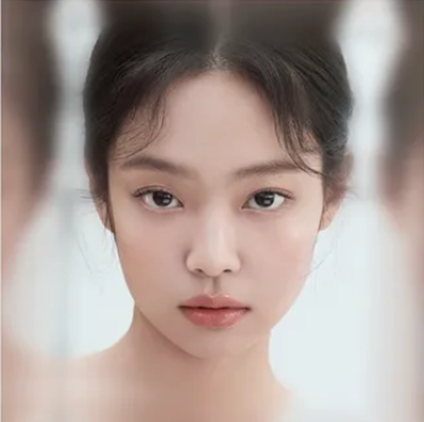
#> input picture image1.png, 424 x 422 px
$ jupyter execute --allow-errors ImageWarping.ipynb
#> lines starting #> are read from the running program, lines starting #| are printed output that depends on the picture
# Coursework: Image Warping
### Visual Computing

This notebook contains exercises related to image warping, image stitching, non-linear distortions, image morphing, and real-time panorama stitching. Bonus questions are included with specific marks indicated.

**Grading Scheme (100 points total)**:

- **Affine Transformations**: 10 points
- **Homographies**: 10 points
- **Projective Transformations**: 10 points
- **Non-linear Distortions and Image Stitching**: 15 points
- **Image Warping and Interpolation**: 25 points
- **Panorama Stitching (Real-Time)**: 15 points
- **Image Morphing (Face morphing, scene transitions, etc.)**: 15 points

### 1. Affine Transformations- Recap (10 points)
Affine transformations map points between two planes while preserving lines and parallelism, but not necessarily angles. In this task, you will explore how affine transformations can be used to transform an image geometrically.
**Task:**
- Implement affine transformations to warp an image using a 2x3 transformation matrix.
- Apply the transformation matrix to change the geometry of the image, such as rotating, scaling, translating, or shearing.
- Visualize the original image and the transformed (warped) image to see how the transformation affects the image.

[cell 1]
# Code for Affine Transformations here
# Implement the affine transformation function and visualization

# Code for Affine Transformations here
import cv2
import numpy as np
import matplotlib.pyplot as plt

image = cv2.imread("image1.png")
#> image is the input picture: shape (422, 424, 3); mean B, G, R 148.4, 154.4, 169.2
image = cv2.cvtColor(image, cv2.COLOR_BGR2RGB)

transformation_matrix = np.float32([
    [2, 0, 50],
    [0, 2, 30]
])

# Implement the affine transformation function and visualization

def apply_affine_transformation(image, transformation_matrix):
    shape = image.shape
#> shape = (422, 424, 3)
    rows = shape[0]
#> rows = 422
    cols = shape[1]
#> cols = 424
    transformed_image = cv2.warpAffine(image, transformation_matrix, (cols, rows))
    return transformed_image

transformed_image = apply_affine_transformation(image, transformation_matrix)

plt.figure(figsize=(10, 5))
plt.subplot(1, 2, 1)
plt.imshow(image)
plt.title("Original Image")

plt.subplot(1, 2, 2)
plt.imshow(transformed_image)
plt.title("Transformed Image")

plt.show()

### 2. Homographies (5 points + 5 Bonus Points)
Homographies describe a more complex transformation that maps one plane to another, allowing for perspective effects and changes in shape that still preserve straight lines.

**Task:**
- Compute the homography matrix between two sets of corresponding points from two images.
- Apply the homography matrix to warp one image into the coordinate space of the other.
- Use feature detection (like ORB or SIFT) to automatically detect keypoints between the images and align them using the homography.

**Bonus Question (5 points):**
- Investigate how the number of corresponding points affects the accuracy of the homography. Explore what happens if fewer or more points are used and report your observations.

[cell 2]
image1 = cv2.imread("image2.png", cv2.IMREAD_GRAYSCALE)
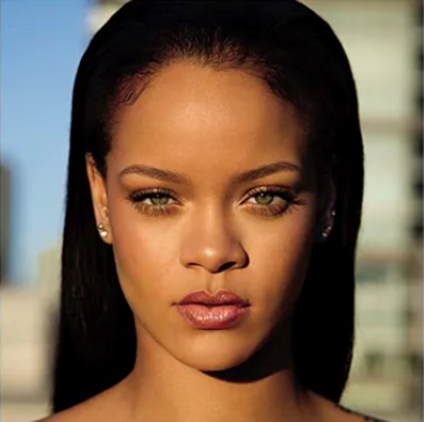
#> input picture image2.png, 424 x 422 px
#> image1: shape (422, 424); min 0, max 252, mean 100.5
image2 = cv2.imread("image3.png", cv2.IMREAD_GRAYSCALE)
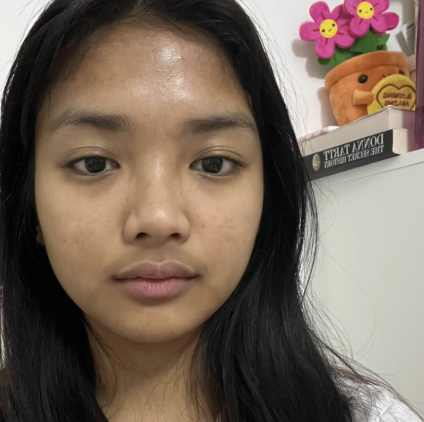
#> input picture image3.png, 424 x 422 px
#> image2: shape (422, 424); min 0, max 253, mean 106.7


orb = cv2.ORB_create()
kp1, des1 = orb.detectAndCompute(image1, None)
#> kp1 = 500 keypoints; strongest (x, y, size): (103, 234, 37.2), (102, 233, 44.6), (148, 200, 37.2), (148, 199, 31)
kp2, des2 = orb.detectAndCompute(image2, None)
#> kp2 = 495 keypoints; strongest (x, y, size): (391, 130, 31), (337, 149, 31), (355, 143, 37.2), (375, 143, 31)
bf = cv2.BFMatcher(cv2.NORM_HAMMING, crossCheck=True)
matches = sorted(bf.match(des1, des2), key=lambda x: x.distance)
#> matches = 110 matches

src_pts = np.float32([kp1[m.queryIdx].pt for m in matches])
#> src_pts = 110 pairs, first value 87.09 to 328.8, second value 154.1 to 318
dst_pts = np.float32([kp2[m.trainIdx].pt for m in matches])
#> dst_pts = 110 pairs, first value 77.76 to 391, second value 37.2 to 384

# Investigate varying numbers of points
point_counts = [10, 20, 30, 40, 50, len(src_pts)]
#> point_counts = [10, 20, 30, 40, 50, 110]
warped_images = []

for points in point_counts:
    indices = np.random.choice(len(src_pts), points, replace=False)
    sampled_src_pts = src_pts[indices]
    sampled_dst_pts = dst_pts[indices]
    H, _ = cv2.findHomography(sampled_src_pts, sampled_dst_pts, cv2.RANSAC)
    shape = image2.shape
    rows, cols = shape[0], shape[1]
    warped_img = cv2.warpPerspective(image1, H, (cols, rows))
    warped_images.append((points, warped_img))
#> this loop made 6 passes
#> points on passes 2 to 6: 20, 30, 40, 50, 110
#> (points, indices) on pass 1: (10, [85, 10, 75, 2, 24, 101, 109, 7, 16, 91])
#> pass 1, `warped_img = cv2.warpPerspective(image1, H, (cols, rows))`:
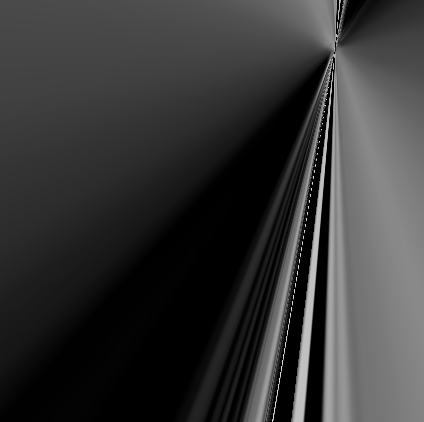
#> warped_img: shape (422, 424); min 0, max 218, mean 54.6
#> after the loop, warped_images = 6 items

plt.figure(figsize=(15, 10))
plt.subplot(3, 3, 1)
plt.title("Original Image 1")
plt.imshow(image1, cmap='gray')
plt.subplot(3, 3, 2)
plt.title("Original Image 2")
plt.imshow(image2, cmap='gray')

for i, (count, warped_img) in enumerate(warped_images, start=3):
    plt.subplot(3, 3, i)
    plt.title(f"Warped Image with {count} Points")
    plt.imshow(warped_img, cmap='gray')
#> this loop made 6 passes

plt.tight_layout()
plt.show()

### 3. Projective Transformations (5 points + 5 Bonus Points)
Projective transformations allow us to map points from one plane to another, but with perspective distortion. This is commonly used in applications like perspective correction and image warping.

**Task:**
- Implement a projective transformation matrix and apply it to warp an image.
- Use this transformation to warp an image as if it is viewed from a different perspective.
- Experiment with multiple projective transformations to create different perspectives and analyze how the image is affected.

**Bonus Question (5 points):**
- Handle cases where the backward mapping (from the target image back to the source) falls outside the image bounds. Implement strategies like padding, extrapolation, or ignoring out-of-bounds pixels.

[cell 3]
# Code for Projective Transformations here
# Implement projective transformation and handle backward mapping

image1 = cv2.imread("364547.png")
image1 = cv2.cvtColor(image, cv2.COLOR_BGR2RGB)

shape = image.shape
#> shape = (422, 424, 3)
rows = shape[0]
cols = shape[1]

transformation_matrix = np.float32([
    [0.5, 0.1, cols // 4],
    [0.1, 0.5, rows // 4],
    [0.001, 0.001, 1]
])

transformation_matrix_2 = np.float32([
    [0, 0.2, 100],
    [0, 1, 50],
    [0.001, 0.002, 1]
])

warped_image = cv2.warpPerspective(image, transformation_matrix, (cols, rows))
warped_image2 = cv2.warpPerspective(image, transformation_matrix_2, (cols, rows))

plt.figure(figsize=(10, 5))

plt.subplot(1, 3, 1)
plt.title('Original Image')
plt.imshow(image)
plt.axis('off')

plt.subplot(1, 3, 2)
plt.title('Warped Image')
plt.imshow(warped_image)
plt.axis('off')

plt.subplot(1, 3, 3)
plt.title('Warped Image 2')
plt.imshow(warped_image2)
plt.axis('off')

plt.tight_layout()
plt.show()

### 4. Non-Linear Distortions and Image Stitching (15 points)
Non-linear distortions allow you to stretch, compress, or warp an image in non-uniform ways. Image stitching involves aligning multiple images and blending them together to create a larger, seamless composite.

**Task:**
- Apply non-linear distortions to an image, such as using a fisheye effect or other non-linear transformation.
- After experimenting with distortions, move to stitching two or more images together by finding corresponding points, aligning the images using a transformation, and blending them.
- For stitching, make sure to use blending techniques (such as linear blending or multi-band blending) to avoid visible seams where the images overlap.

[cell 4]
image4 = cv2.imread("modelinput1.png")
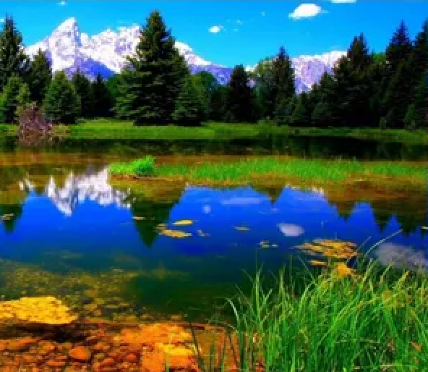
#> input picture modelinput1.png, 428 x 372 px
#> image4 is the input picture: shape (372, 428, 3); mean B, G, R 78.9, 90.5, 57.3
image5 = cv2.imread("modelinput2.png")
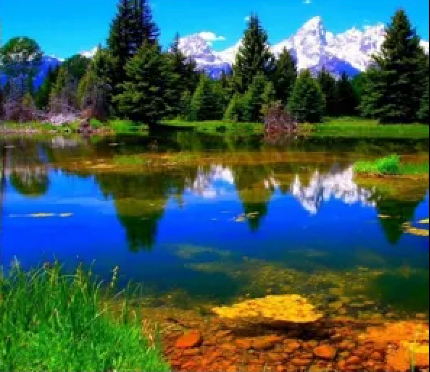
#> input picture modelinput2.png, 430 x 372 px
#> image5 is the input picture: shape (372, 430, 3); mean B, G, R 86.8, 93.4, 61.7

image4 = cv2.cvtColor(image4, cv2.COLOR_BGR2RGB)
image5 = cv2.cvtColor(image5, cv2.COLOR_BGR2RGB)


def fishEyeEffect(image, k1, k2):
#> called with k1 = 0.001, k2 = 5
    height, width = image.shape[:2]
#> height = 422; width = 424
    center = (width / 2, height / 2)
#> center = (212, 211)

    y, x = np.indices((height, width))
    xNorm = (x - center[0]) / width
    yNorm = (y - center[1]) / height

    rSq = xNorm**2 + yNorm**2
    xDistort = xNorm * (1 + k1 * rSq + k2 * rSq**2)
    yDistort = yNorm * (1 + k1 * rSq + k2 * rSq**2)
    xMapped = (xDistort * width + center[0]).astype(np.float32)
    yMapped = (yDistort * height + center[1]).astype(np.float32)
    distorted_image = cv2.remap(image, xMapped, yMapped, interpolation=cv2.INTER_LINEAR)

    return distorted_image


import cv2
import numpy as np

def stitchImages(img1, img2):
    gray1 = cv2.cvtColor(img1, cv2.COLOR_BGR2GRAY)
    gray2 = cv2.cvtColor(img2, cv2.COLOR_BGR2GRAY)
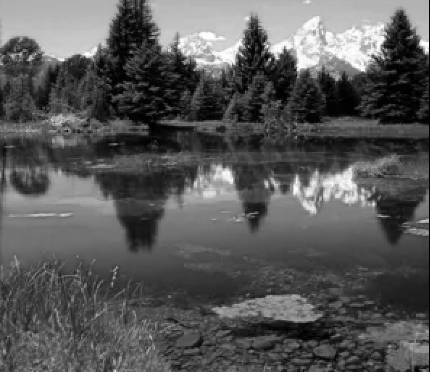
#> gray2: shape (372, 430); min 0, max 255, mean 87.8

    sift = cv2.SIFT_create()
    kp1, des1 = sift.detectAndCompute(gray1, None)
#> kp1 = 1679 keypoints; strongest (x, y, size): (24, 61, 2.2), (129, 205, 2.7), (156, 38, 22.4), (112, 50, 33.5)
    kp2, des2 = sift.detectAndCompute(gray2, None)
#> kp2 = 1805 keypoints; strongest (x, y, size): (269, 59, 2.2), (423, 43, 5.6), (255, 38, 15.4), (426, 51, 3.3)

    flann = cv2.FlannBasedMatcher(dict(algorithm=1, trees=5), dict(checks=50))
    matches = flann.knnMatch(des1, des2, k=2)
#> matches = 1679 matches

    good_matches = [m for m, n in matches if m.distance < 0.75 * n.distance]
#> good_matches = 390 matches

    src_pts = np.float32([kp1[m.queryIdx].pt for m in good_matches]).reshape(-1, 1, 2)
#> src_pts = 390 rows, first 8: [4.01, 305.8], [4.71, 112.3], [5.41, 83.2], [5.95, 349.8], [6.33, 353], [6.76, 28.4], [6.77, 319.7], [6.78, 42.34]
    dst_pts = np.float32([kp2[m.trainIdx].pt for m in good_matches]).reshape(-1, 1, 2)
#> dst_pts = 390 rows, first 8: [249.1, 303.9], [250, 110.9], [250.5, 81.59], [251.5, 347.7], [251.4, 350.9], [251.8, 26.95], [252.4, 317.6], [251.8, 40.95]
    H, mask = cv2.findHomography(src_pts, dst_pts, cv2.RANSAC, 5.0)
#> H = [[1, 0.000421, 245.1], [0.000767, 0.999, -1.47], [2.46e-06, -1.73e-07, 1]]; mask = 390 values, max 1 at index 0, min 0 at index 116, mean 0.951

    height, width, _ = img2.shape
#> height = 372; width = 430
    warped_img1 = cv2.warpPerspective(img1, H, (width + img1.shape[1], height))
    stitched_image = np.copy(warped_img1)
    stitched_image[0:height, 0:width] = img2

    for x in range(width):
        if np.any(warped_img1[:, x] > 0):
            alpha = x / float(width)
            stitched_image[:, x] = cv2.addWeighted(warped_img1[:, x], alpha, img2[:, x], 1 - alpha, 0)

    gray = cv2.cvtColor(stitched_image, cv2.COLOR_BGR2GRAY)
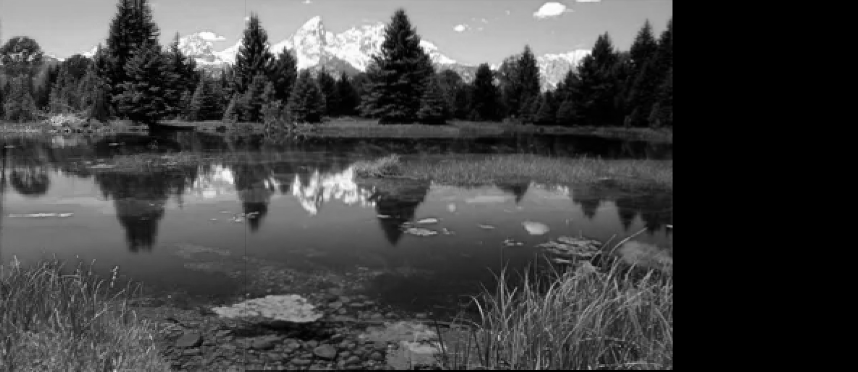
#> gray: shape (372, 858); min 0, max 255, mean 66.8
    col_sum = np.sum(gray > 0, axis=0)
#> col_sum = 858 values, max 372 at index 0, min 0 at index 673, mean 291.1
    last_non_black_col = np.max(np.where(col_sum > 0))
#> last_non_black_col = 672
    stitched_image = stitched_image[:, :last_non_black_col + 1]
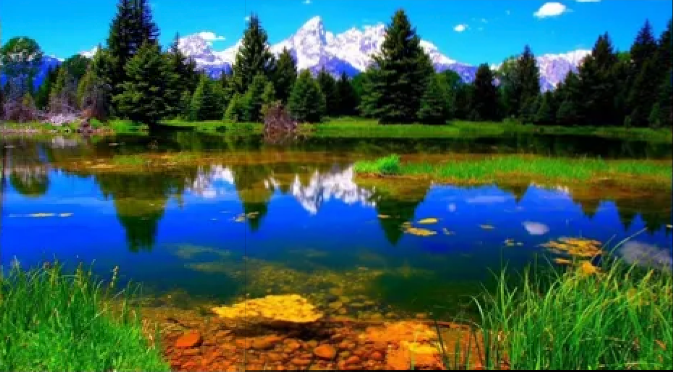
#> stitched_image: shape (372, 673, 3); mean R, G, B 55, 91.8, 83.9

    return stitched_image

# [6 lines left out: function removeRightBlackBar, not called in this run]


warped_image = fishEyeEffect(image,k1=0.001, k2=5)
stitched_image = stitchImages(image4, image5)


plt.figure(figsize=(10, 5))


plt.subplot(1, 5, 1)
plt.title('Original Image 1')
plt.imshow(image5)
plt.axis('off')

plt.subplot(1, 5, 2)
plt.title('Original Image 2')
plt.imshow(image4)
plt.axis('off')


plt.subplot(1,5,3)
plt.title('Sitched Image')
plt.imshow(stitched_image)
plt.axis('off')

plt.subplot(1,5,4)
plt.title('Image 3')
plt.imshow(image)
plt.axis('off')

plt.subplot(1,5,5)
plt.title('Fish Eye Image')
plt.imshow(warped_image)
plt.axis('off')
#> Out = (-0.5, 423.5, 421.5, -0.5)

### 5. Image Warping and Interpolation (20 points + 5 Bonus Points)
When warping images, pixel coordinates often map to non-integer values. Interpolation helps you estimate pixel values at these non-integer coordinates to avoid visual artifacts like pixelation or blurring.

**Task:**
- Implement nearest-neighbor interpolation to handle sub-pixel coordinates during image warping.
- Implement bilinear interpolation, a more advanced method, to provide smoother results.
- Compare the results of both interpolation techniques by warping the same image and observing the visual differences.

**Bonus Question (5 points):**
- How does interpolation affect the quality of stitched or warped images? Analyze how different interpolation methods can impact the final output and report your observations.

[cell 5]
def warp_image(image, mapping_function, scale_x, scale_y, interpolation="nearest"):
    rows, cols, channels = image.shape
    x_target, y_target = np.meshgrid(np.arange(cols), np.arange(rows))
    x_source, y_source = mapping_function(x_target, y_target, rows, cols, scale_x, scale_y)
    warped_image = np.zeros_like(image, dtype=image.dtype)

    if interpolation == "nearest":
        x_source_nearest = np.round(x_source).astype(int)
        y_source_nearest = np.round(y_source).astype(int)
        x_source_nearest = np.clip(x_source_nearest, 0, cols - 1)
        y_source_nearest = np.clip(y_source_nearest, 0, rows - 1)
        warped_image = image[y_source_nearest, x_source_nearest]

    elif interpolation == "bilinear":
        for channel in range(channels):
            for i in range(rows):
                for j in range(cols):
                    warped_image[i, j, channel] = bilinear_interpolation(
                        image[:, :, channel], x_source[i, j], y_source[i, j]
                    )

    return warped_image

def bilinear_interpolation(image, x, y):
    x0 = int(np.floor(x))
    x1 = min(x0 + 1, image.shape[1] - 1)
    y0 = int(np.floor(y))
    y1 = min(y0 + 1, image.shape[0] - 1)

    #for distances
    dx = x - x0
    dy = y - y0

    top = (1 - dx) * image[y0, x0] + dx * image[y0, x1]

    bottom = (1 - dx) * image[y1, x0] + dx * image[y1, x1]
    value = (1 - dy) * top + dy * bottom
    return value

def scaling_mapping(x, y, rows, cols, scale_x, scale_y):
    x_center, y_center = cols / 2, rows / 2
    x_source = (x - x_center) / scale_x + x_center
    y_source = (y - y_center) / scale_y + y_center
    return x_source, y_source

image = cv2.imread("picture1.png")
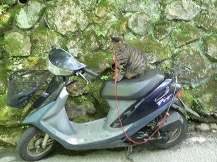
#> input picture picture1.png, 217 x 162 px
#> image is the input picture: shape (162, 217, 3); mean B, G, R 109.8, 138.6, 125
image = cv2.cvtColor(image, cv2.COLOR_BGR2RGB)

scale_x = 2.0
scale_y = 2.0

scaled_image_nearest = warp_image(
    image,
    mapping_function=scaling_mapping,
    scale_x=scale_x,
    scale_y=scale_y,
    interpolation="nearest"
)

scaled_image_bilinear = warp_image(
    image,
    mapping_function=scaling_mapping,
    scale_x=scale_x,
    scale_y=scale_y,
    interpolation="bilinear"
)
#> call 2 of warp_image, with scale_x = 2, scale_y = 2, interpolation = 'bilinear'
#> the loop in warp_image (call 2), `for channel in range(channels):` made 3 passes
#> after the loop in warp_image (call 2), `for channel in range(channels):`:
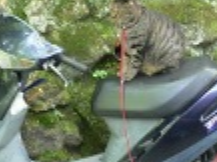
#> warped_image: shape (162, 217, 3); mean R, G, B 113, 124.4, 104.3

plt.subplot(1, 3, 1)
plt.title("Original Image")
plt.imshow(image)
plt.axis('off')

plt.subplot(1, 3, 2)
plt.title("Nearest Neighbor")
plt.imshow(scaled_image_nearest)
plt.axis('off')

plt.subplot(1, 3, 3)
plt.title("Bilinear")
plt.imshow(scaled_image_bilinear)
plt.axis('off')

plt.show()

### 6. Panorama Stitching (Real-Time) (15 points)
Panorama stitching involves aligning and stitching together multiple images to create a single wide-angle composite. Real-time panorama stitching takes this a step further, allowing for immediate feedback and dynamic composition as more images are added.

**Task:**
- Implement real-time panorama stitching with multiple images.
- Use projective transformations to align images and blend them smoothly.
- Ensure that the stitched images have minimal visible seams and apply real-time adjustments as new images are added.

**HINT:**
 You can explore techniques like feathering, linear blending, or multi-band blending for better panaromas.

[cell 6]
import cv2
import numpy as np
import matplotlib.pyplot as plt
def panorama(image1,image2):
    # Code for Real-Time Panorama Stitching here
    sift = cv2.SIFT_create()

    #feature detection with SIFT
    keypoints1, descriptors1 = sift.detectAndCompute(image1, None)
    keypoints2, descriptors2 = sift.detectAndCompute(image2, None)

    #feature matching with FLANN
    flann = cv2.FlannBasedMatcher(dict(algorithm=1, trees=5), dict(checks=50))
    matches = flann.knnMatch(descriptors1, descriptors2, k=2)

    #lowe's ratio test
    good_matches = []
    for m, n in matches:
        if m.distance < 0.7 * n.distance:
            good_matches.append(m)

    #extracting matching points
    points1 = np.float32([keypoints1[m.queryIdx].pt for m in good_matches]).reshape(-1, 1, 2)
    points2 = np.float32([keypoints2[m.trainIdx].pt for m in good_matches]).reshape(-1, 1, 2)

    H, mask = cv2.findHomography(points2, points1, cv2.RANSAC, 5.0)
    height1, width1 = image1.shape[:2]
    height2, width2 = image2.shape[:2]

    #space management
    panorama_width = width1 + width2
    panorama_height = max(height1, height2)
    warped_image2 = cv2.warpPerspective(image2, H, (panorama_width, panorama_height))
    panorama = np.zeros((panorama_height, panorama_width, 3), dtype=np.uint8)
    panorama[0:height1, 0:width1] = image1

    #blending
    mask = (warped_image2 > 0).astype(np.uint8)
    panorama = cv2.addWeighted(panorama, 1, warped_image2, 1, 0)
    return panorama
# Implement real-time panorama stitching and experiment with blending techniques
image1 = cv2.imread("panorama1.png")
image2 = cv2.imread("panorama2.png")
image3 = cv2.imread("panorama3.png")
#> (the rest of this cell did not finish here and is left out)

### 7. Image Morphing (Face Morphing, Scene Transitions) (15 points)
Image morphing is the process of smoothly transitioning from one image to another by combining both geometric warping and cross-dissolving (blending). Common applications include face morphing and smooth transitions between scenes in videos or graphics.

**Task:**
- Morph between two faces or two scenes by first geometrically warping the images so that key features align.
- Use blending techniques to create a smooth transition from one image to another. Ensure that the transition looks gradual and natural, without sudden jumps or artifacts.
- Consider experimenting with intermediate steps to control the pace of the morphing effect.

[cell 7]
# Code for Image Morphing here
# Implement image morphing between two images with warping and blending

### PLEASE note that numpy had to be downgraded to a 1.x version since 2.x and above breaks dlib and its face detector and predictor
### otherwise this implementation will NOT work

import cv2
import dlib
import numpy as np
import matplotlib.pyplot as plt
from imutils import face_utils
from scipy.spatial import Delaunay

def detect_face_landmarks(image):
    #initialise dlib face detector and predictor
    detector = dlib.get_frontal_face_detector()
    predictor = dlib.shape_predictor('shape_predictor_68_face_landmarks.dat')

    #turns image gray
    gray = cv2.cvtColor(image, cv2.COLOR_BGR2GRAY)

    #detect faces
    faces = detector(gray)
    if len(faces) == 0:
        return None

    #actually find landmarks
    landmarks = predictor(gray, faces[0])
    # Get the dimensions of the image
    h, w = image.shape[:2]

    #define extra landmarks around the edges of the image to ensure the entire image is landmarked
    extra_landmarks = [
        (0, 0), (w // 2, 0), (w - 1, 0),  #top edge
        (0, h // 2), (w - 1, h // 2),      #left and right edges
        (0, h - 1), (w // 2, h - 1), (w - 1, h - 1)  #bottom edge
    ]

    #combining the landmarks
    extra_landmarks = np.array(extra_landmarks)
    all_landmarks = np.vstack([np.array([(p.x, p.y) for p in landmarks.parts()]), extra_landmarks])

    return all_landmarks

# [24 lines left out: function warp_triangle, not called in this run]

def blend_images(img1, img2, alpha):
    return cv2.addWeighted(img1, 1 - alpha, img2, alpha, 0)

def face_morph(image1, image2, alpha):
    landmarks1 = detect_face_landmarks(image1)
    landmarks2 = detect_face_landmarks(image2)

    #delaunay triangulation
    average_landmarks = (landmarks1 + landmarks2) / 2
    triangles = Delaunay(average_landmarks)

    intermediate_image1 = np.zeros_like(image1)
    intermediate_image2 = np.zeros_like(image2)

    for triangle in triangles.simplices:
        #takes each point for every triangle in both images
        t1 = [landmarks1[i] for i in triangle]
        t2 = [landmarks2[i] for i in triangle]

        #finds the intermediate position between the each point using the same weighting as the blending
        t_intermediate = [(1 - alpha) * np.array(t1[i]) + alpha * np.array(t2[i]) for i in range(3)]

        #warps the triangles from both image1 and image2 into the intermediate image
        warp_triangle(image1, intermediate_image1, t1, t_intermediate)
        warp_triangle(image2, intermediate_image2, t2, t_intermediate)

    return blend_images(intermediate_image1, intermediate_image2, alpha)


face1 = cv2.imread('image1.png')
face2 = cv2.imread('image2.png')
#> face2 is the input picture: shape (422, 424, 3); mean B, G, R 74.7, 94.2, 116.8
#face3 = cv2.imread('image3.png')

alpha = 0.11

#> (the rest of this cell did not finish here and is left out)
